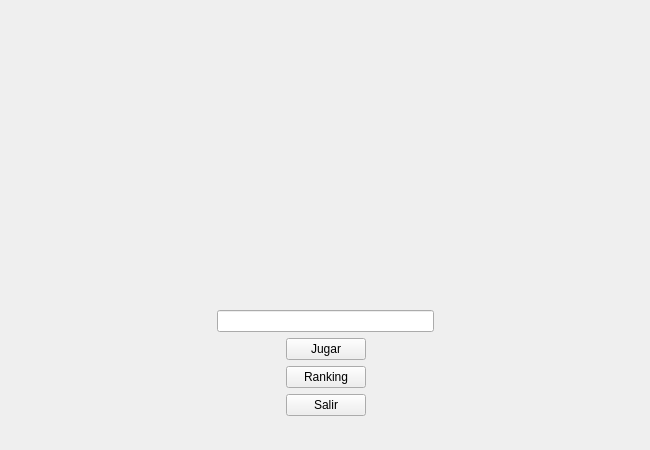
<?xml version="1.0" encoding="UTF-8"?>
<ui version="4.0">
 <class>ventana_inicio</class>
 <widget class="QWidget" name="ventana_inicio">
  <property name="geometry">
   <rect>
    <x>0</x>
    <y>0</y>
    <width>650</width>
    <height>450</height>
   </rect>
  </property>
  <property name="mouseTracking">
   <bool>true</bool>
  </property>
  <property name="windowTitle">
   <string>Form</string>
  </property>
  <widget class="QLabel" name="fondo">
   <property name="geometry">
    <rect>
     <x>0</x>
     <y>0</y>
     <width>650</width>
     <height>450</height>
    </rect>
   </property>
   <property name="text">
    <string/>
   </property>
   <property name="pixmap">
    <pixmap>../sprites/Fondos/fondoMenu.png</pixmap>
   </property>
   <property name="scaledContents">
    <bool>true</bool>
   </property>
  </widget>
  <widget class="QWidget" name="layoutWidget">
   <property name="geometry">
    <rect>
     <x>0</x>
     <y>35</y>
     <width>651</width>
     <height>381</height>
    </rect>
   </property>
   <layout class="QVBoxLayout" name="vbox_madre">
    <item>
     <layout class="QHBoxLayout" name="hbox_logo">
      <item>
       <spacer name="horizontalSpacer_2">
        <property name="orientation">
         <enum>Qt::Horizontal</enum>
        </property>
        <property name="sizeHint" stdset="0">
         <size>
          <width>40</width>
          <height>20</height>
         </size>
        </property>
       </spacer>
      </item>
      <item>
       <widget class="QLabel" name="logo">
        <property name="text">
         <string/>
        </property>
        <property name="pixmap">
         <pixmap>../sprites/Elementos de juego/logo.png</pixmap>
        </property>
       </widget>
      </item>
      <item>
       <spacer name="horizontalSpacer">
        <property name="orientation">
         <enum>Qt::Horizontal</enum>
        </property>
        <property name="sizeHint" stdset="0">
         <size>
          <width>40</width>
          <height>20</height>
         </size>
        </property>
       </spacer>
      </item>
     </layout>
    </item>
    <item>
     <layout class="QHBoxLayout" name="hbox_input_username">
      <item>
       <spacer name="horizontalSpacer_3">
        <property name="orientation">
         <enum>Qt::Horizontal</enum>
        </property>
        <property name="sizeHint" stdset="0">
         <size>
          <width>40</width>
          <height>20</height>
         </size>
        </property>
       </spacer>
      </item>
      <item>
       <widget class="QLineEdit" name="line_edit_username"/>
      </item>
      <item>
       <spacer name="horizontalSpacer_4">
        <property name="orientation">
         <enum>Qt::Horizontal</enum>
        </property>
        <property name="sizeHint" stdset="0">
         <size>
          <width>40</width>
          <height>20</height>
         </size>
        </property>
       </spacer>
      </item>
     </layout>
    </item>
    <item>
     <layout class="QHBoxLayout" name="hbox_jugar">
      <item>
       <spacer name="horizontalSpacer_5">
        <property name="orientation">
         <enum>Qt::Horizontal</enum>
        </property>
        <property name="sizeHint" stdset="0">
         <size>
          <width>40</width>
          <height>20</height>
         </size>
        </property>
       </spacer>
      </item>
      <item>
       <widget class="QPushButton" name="boton_jugar">
        <property name="mouseTracking">
         <bool>true</bool>
        </property>
        <property name="text">
         <string>Jugar</string>
        </property>
       </widget>
      </item>
      <item>
       <spacer name="horizontalSpacer_6">
        <property name="orientation">
         <enum>Qt::Horizontal</enum>
        </property>
        <property name="sizeHint" stdset="0">
         <size>
          <width>40</width>
          <height>20</height>
         </size>
        </property>
       </spacer>
      </item>
     </layout>
    </item>
    <item>
     <layout class="QHBoxLayout" name="hbox_ranking">
      <item>
       <spacer name="horizontalSpacer_7">
        <property name="orientation">
         <enum>Qt::Horizontal</enum>
        </property>
        <property name="sizeHint" stdset="0">
         <size>
          <width>40</width>
          <height>20</height>
         </size>
        </property>
       </spacer>
      </item>
      <item>
       <widget class="QPushButton" name="boton_ranking">
        <property name="mouseTracking">
         <bool>true</bool>
        </property>
        <property name="text">
         <string>Ranking</string>
        </property>
       </widget>
      </item>
      <item>
       <spacer name="horizontalSpacer_8">
        <property name="orientation">
         <enum>Qt::Horizontal</enum>
        </property>
        <property name="sizeHint" stdset="0">
         <size>
          <width>40</width>
          <height>20</height>
         </size>
        </property>
       </spacer>
      </item>
     </layout>
    </item>
    <item>
     <layout class="QHBoxLayout" name="hbox_salir">
      <item>
       <spacer name="horizontalSpacer_9">
        <property name="orientation">
         <enum>Qt::Horizontal</enum>
        </property>
        <property name="sizeHint" stdset="0">
         <size>
          <width>40</width>
          <height>20</height>
         </size>
        </property>
       </spacer>
      </item>
      <item>
       <widget class="QPushButton" name="boton_salir">
        <property name="mouseTracking">
         <bool>true</bool>
        </property>
        <property name="text">
         <string>Salir</string>
        </property>
       </widget>
      </item>
      <item>
       <spacer name="horizontalSpacer_10">
        <property name="orientation">
         <enum>Qt::Horizontal</enum>
        </property>
        <property name="sizeHint" stdset="0">
         <size>
          <width>40</width>
          <height>20</height>
         </size>
        </property>
       </spacer>
      </item>
     </layout>
    </item>
   </layout>
  </widget>
 </widget>
 <resources/>
 <connections/>
</ui>
